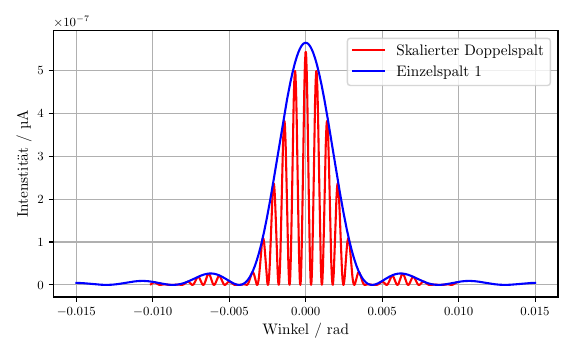

Generate this figure with Python:
import matplotlib.pyplot as plt
import numpy as np
from scipy.optimize import curve_fit
from uncertainties import ufloat

xs1, ys1 = np.genfromtxt('einzel1.txt', unpack = True)
x1 = xs1/1000
y1 = (ys1-0.00032)*10**(-6)
l = 635 * 10**(-9)

xs2, ys2 = np.genfromtxt('doppel.txt', unpack = True)
x2 = xs2/100
y2 = (ys2-0.00032)*10**(-6)
sin_phi = x2 / np.sqrt(x2**2 + 1)
phi = np.arctan(x2)
print(sin_phi)

def f2(sin_phi, a0, a, b, c, d):
    return a0 * 4 * np.cos(np.pi * a * (np.sin(phi + d)) / l)**2 * (l / (np.pi * b * np.sin(phi + d)))**2 * (np.sin(np.pi * b * np.sin(phi + d) / l))**2 + c

params2, covariance_matrix2 = curve_fit(f2, x2, y2, p0=(250, 0.00004, 0.00001, 0, 0))
plt.plot(x2-0.0007, 2 * f2(x2, *params2), 'r-', label='Skalierter Doppelspalt')

def f1(x, a, b):
    s = (l/(np.pi*b*np.sin(x)))**2
    s2 = np.sin((np.pi*b*np.sin(x))/l)
    y = a**2 * b**2 * s * s2**2
    return y

params1, covariance_matrix1 = curve_fit(f1, x1, y1, p0=(6, 0.00015))
c = np.linspace(x1[0], x1[64], 1000)
plt.plot(c, f1(c, *params1), 'b-', label='Einzelspalt')

plt.xlabel(r'Winkel / rad')
plt.ylabel(r'Intenstität / µA')
plt.grid()
plt.legend(loc='upper right')
plt.tight_layout()
plt.savefig('vergleich.pdf')